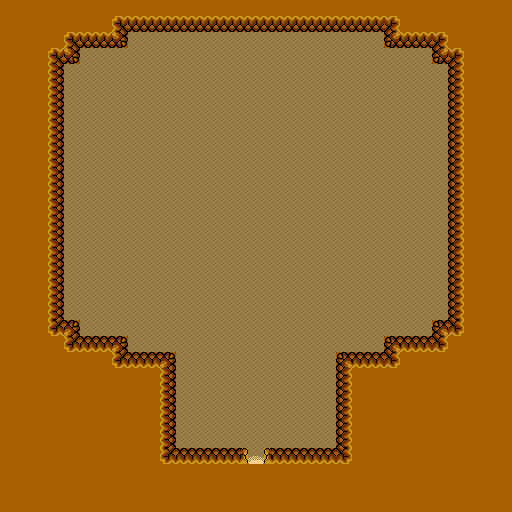

A level layout from a 2D game, rendered from its tile map. Below: a short description, then the map file with tile-grid data replaced by summaries:
An orthogonal 32x32 tile map with 16x16 px tiles, 1 tile layer (Calque de Tile 1).

<map version="1.0" orientation="orthogonal" renderorder="right-down" width="32" height="32" tilewidth="16" tileheight="16" nextobjectid="1">
 <tileset firstgid="1" name="underground" tilewidth="16" tileheight="16">
  <image source="../../graphics/tilesets/underground.png" trans="ff00ff" width="256" height="256" />
 </tileset>
 <layer name="Calque de Tile 1" width="32" height="32">
  <data>[1024 cells, 1024 non-empty, 16 distinct tile ids]</data>
 </layer>
</map>
